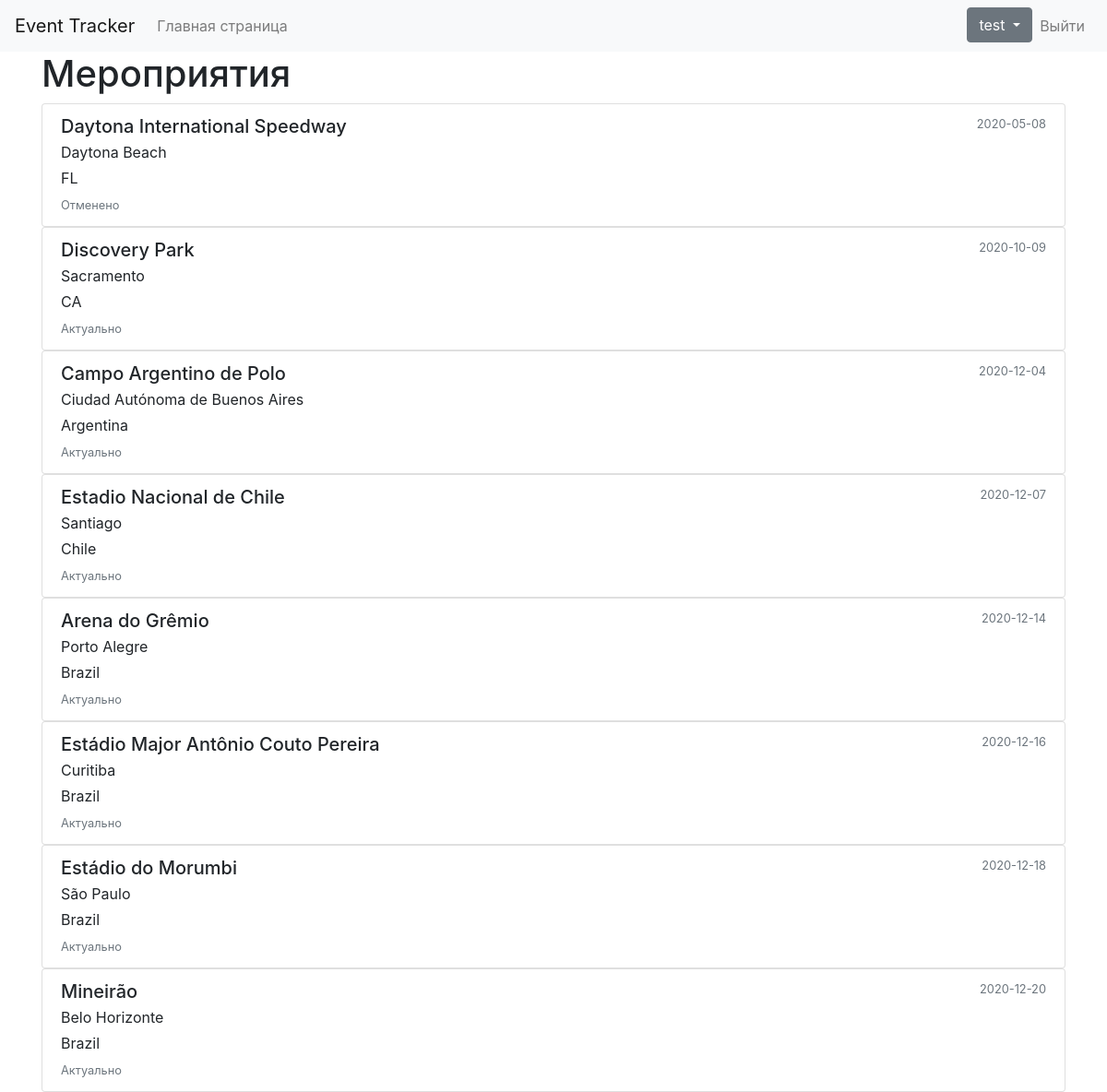
Screenshot of /users/events/4 (signed in) with the database file from the repository.
### src/event_tracking_project/user/model.py (models this page shows, shortened)
class Users(db.Model, UserMixin):
    __table_name__ = "users"
    id = db.Column(db.Integer, primary_key=True)
    username = db.Column(db.String(64), index=True, unique=True, nullable=False)
    password = db.Column(db.String(128), nullable=False)
    email = db.Column(db.Text, nullable=False)
    city = db.Column(db.Text)
    subscriptions = db.relationship('Subscription', backref='users', lazy=True)

### src/event_tracking_project/lastfm_crawler/model.py (models this page shows, shortened)
class Event(db.Model):
    id = db.Column(db.Integer, primary_key=True)
    event_date = db.Column(db.DateTime)
    title = db.Column(db.Text)
    place = db.Column(db.Text)
    city = db.Column(db.Text)
    country = db.Column(db.Text)
    status = db.Column(db.Text)
    artist_id = db.Column(db.Integer, db.ForeignKey("artists.artist_id"))

### src/event_tracking_project/user/views.py (the view)
@user_blueprint.route('/events/<int:subs_artist_id>')
def events(subs_artist_id):
    form = EventForm()
    page_title = 'Мероприятия'
    list_events = Event.query.filter_by(artist_id=subs_artist_id).all()
    if not list_events:
        artist = Artists.query.filter_by(artist_id=subs_artist_id).first()
        get_events_by_artist(artist)
        list_events = Event.query.filter_by(artist_id=subs_artist_id).all()
    return render_template('event/events.html', page_title=page_title, list_events=list_events)

### src/event_tracking_project/__init__.py (called while the page is built)
def create_app():
    app = Flask(__name__)
    app.config.from_pyfile('config.py')
    db.init_app(app)
    login_manager = LoginManager()
    login_manager.init_app(app)
    login_manager.login_view = 'user.login'
    app.register_blueprint(user_blueprint)
    @login_manager.user_loader
    def load_user(user_id):
        return Users.query.get(user_id)
    @app.route('/')
    def index():
        title = 'EVENT'
        list_event = reversed(Event.query.filter(Event.city == 'Moscow').order_by(Event.event_date.desc())[-9:])
        return render_template('start_page.html', page_title=title, list_event=list_event)
    @app.route('/admin')
    @login_required
    def admin_index():
        return 'Привет админ!'
    return app

### src/event_tracking_project/templates/event/events.html
{% extends "base.html" %}
{% block content %}
{% for event in list_events %}
<div class="row">
  <div class="col-12">
<div class="list-group" id="{{ event }}" role="tablist">
  <a class="list-group-item list-group-item-action">
    <div class="d-flex w-100 justify-content-between">
      <h5 class="mb-1">{{ event.place }}</h5>
      <small class="text-muted">{{ event.event_date.strftime('%Y-%m-%d') }}</small>
    </div>
    <p class="mb-1">{{ event.city }}</p>
    <p class="mb-1">{{ event.country }}</p>
    <small class="text-muted">{{ event.status }}</small>
  </a>
</div>
</div>
</div>
{% endfor %}
{% endblock %}

### src/event_tracking_project/templates/menu.html (shortened to what this page needs)
<nav class="navbar navbar-expand-lg navbar-light bg-light">
    <a class="navbar-brand" href="/">Event Tracker</a>
    <div class="collapse navbar-collapse" id="navbarSupportedContent">
        <ul class="navbar-nav mr-auto">
            <li class="nav-item">
                <a class="nav-item nav-link" href="/">Главная страница</a>
            </li>
        </ul>
        <ul class="navbar-nav">
            {% if current_user.is_authenticated %}
            <li class="nav-item">
                <div class="dropdown">
                    <button class="btn btn-secondary dropdown-toggle" type="button" id="dropdownMenuButton"
                            data-toggle="dropdown" aria-haspopup="true" aria-expanded="false">
                        {{ current_user.username }}
                    </button>
                </div>
            </li>
            <li class="nav-item">
                <a class="nav-item nav-link" href="{{ url_for('user.logout') }}">Выйти</a>
            </li>
            {% endif %}
        </ul>
    </div>
</nav>

### rows the page displays
Users: username "test"
Event: place "Daytona International Speedway", event_date "2020-05-08", city "Daytona Beach", country "FL", status "Отменено"
Event: place "Discovery Park", event_date "2020-10-09", city "Sacramento", country "CA", status "Актуально"
Event: place "Campo Argentino de Polo", event_date "2020-12-04", city "Ciudad Autónoma de Buenos Aires", country "Argentina", status "Актуально"
Event: place "Estadio Nacional de Chile", event_date "2020-12-07", city "Santiago", country "Chile", status "Актуально"
Event: place "Arena do Grêmio", event_date "2020-12-14", city "Porto Alegre", country "Brazil", status "Актуально"
Event: place "Estádio Major Antônio Couto Pereira", event_date "2020-12-16", city "Curitiba", country "Brazil", status "Актуально"
Event: place "Estádio do Morumbi", event_date "2020-12-18", city "São Paulo", country "Brazil", status "Актуально"
Event: place "Mineirão", event_date "2020-12-20", city "Belo Horizonte", country "Brazil", status "Актуально"

### other values shown
{{ page_title }} "Мероприятия"
